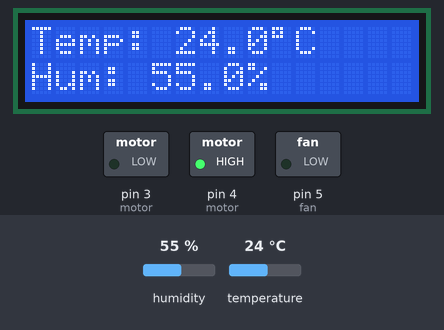
Simulated run of this sketch. Board: Arduino Mega 2560, built with avr-gcc and run on an emulated ATmega2560. Shown: 16×2 character LCD, switched loads named in the sketch (green lamp = pin HIGH). The inputs (shaded band) are chosen by the test bench; at power-on: temperature 24 °C, humidity 55 %.

Above: at 1.2 s.
1.3 s: temperature set to 27 °C
At 3.5 s:
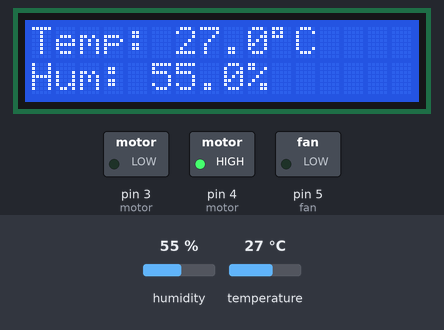
4.0 s: temperature set to 30 °C
At 4.9 s:
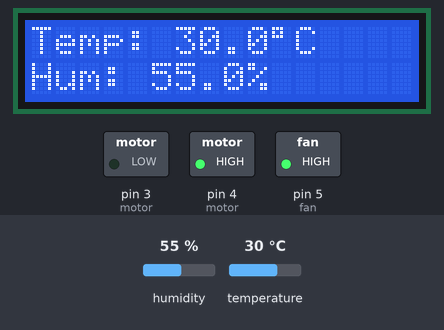
6.7 s: humidity set to 22 %
At 8.8 s:
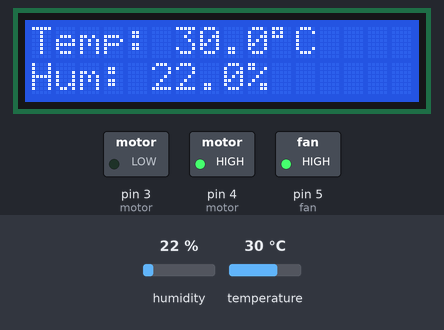
9.7 s: humidity set to 40 %
At 11.5 s:
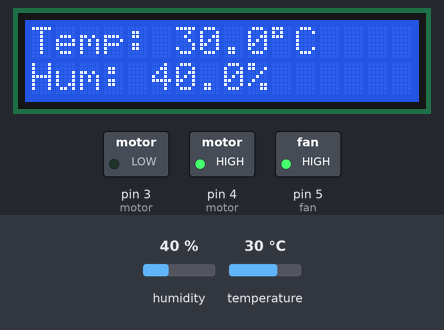
Timing chart, 0 to 13.0 s (numbered marks = the images above; inputs shaded):
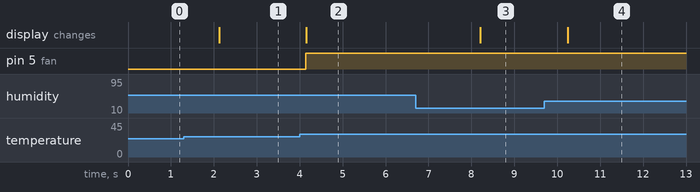

The sketch:

Fan_LCD_Temp.ino
```cpp
//Authors: Manuel Gonzalez, Tirth Patel, Vanessa Medina, Luis Matheus

#include <LiquidCrystal.h>
#include <DHT.h>

LiquidCrystal lcd(22, 23, 24, 25, 26, 27);

DHT dht(7, DHT11); // DHT11 on pin 7


const float tempHighThreshold = 28.0; //Fan Threshold to turn on

void setup() {
    dht.begin(); // Start DHT
    lcd.begin(16, 2); // Start LCD
    lcd.clear();


    DDRE |= (1 << PE3); //D5 fan enableas output
    DDRG |= (1 << PG5); //D4 motor input 1
    DDRE |= (1 << PE5); //D3 motor input 2

   //motor direction as forward
    PORTG |= (1 << PG5);  //D4 HIGH
    PORTE &= ~(1 << PE5); //D3 LOW

    analogWrite(5, 0); // Fan off initially
}
void loop() {
    float temperature = dht.readTemperature();
    float humidity = dht.readHumidity();

    if (temperature >= 0 && temperature <= 100 && humidity >= 0 && humidity <= 100) {

        if (temperature > tempHighThreshold) {
            analogWrite(5, 255); // D5: fan on at full speed
        } else {
            analogWrite(5, 0);   // D5: Fan off
        }

        //Display temperature and humidity
        lcd.clear();
        lcd.setCursor(0, 0);
        lcd.print("Temp: ");
        lcd.print(temperature, 1);
        lcd.print((char)223);
        lcd.print("C");

        lcd.setCursor(0, 1);
        lcd.print("Hum: ");
        lcd.print(humidity, 1);
        lcd.print("%");
    }

    delay(2000); // Temporary, replace with millis() later
}
```

Measured:
- the behaviour switches between 28 and 29 °C on temperature (found by bisection; images 1 and 2)
- after the input at 1.3 s, the display: changes after 0.82 s (image 1)
- after the input at 4.0 s, pin 5 (fan): LOW → HIGH after 0.15 s; the display: changes after 0.15 s (image 2)
- after the input at 6.7 s, the display: changes after 1.5 s (image 3)
- after the input at 9.7 s, the display: changes after 0.54 s (image 4)
